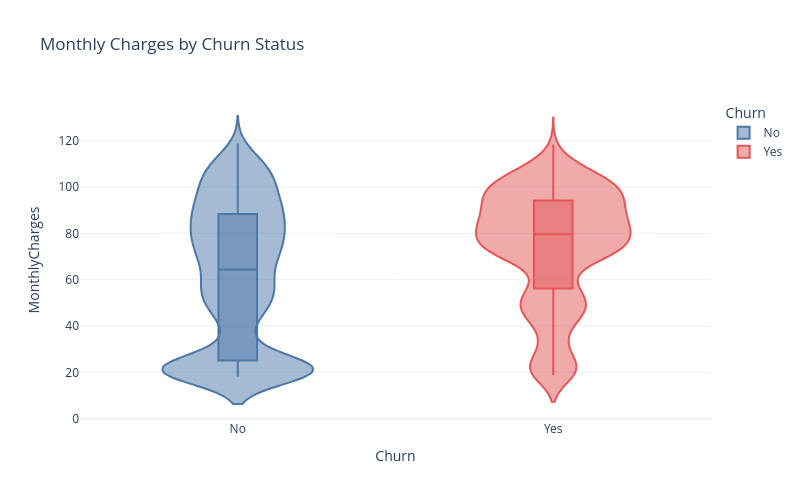

This figure's notebook cell:
### Markdown cell above
### Do monthly charges influence churn?

### Code cell
fig = px.violin(
    df,
    x="Churn",
    y="MonthlyCharges",
    color="Churn",
    box=True,
    title="Monthly Charges by Churn Status",
    color_discrete_sequence=["#4C78A8", "#E45756"]
)

fig.update_layout(
    template="plotly_white",
    width=800,
    height=500
)

fig.show()

### Figure 1 — Plotly figure (JSON) as saved in the notebook; plotly's stock layout.template omitted (floating-point values rounded to 4 significant figures; data arrays with more than 128 entries replaced by an {"elided": "..."} marker saying what was removed)
{"data": [{"alignmentgroup": "True", "box": {"visible": true}, "hovertemplate": "Churn=%{x}<br>MonthlyCharges=%{y}<extra></extra>", "legendgroup": "No", "marker": {"color": "#4C78A8"}, "name": "No", "offsetgroup": "No", "orientation": "v", "scalegroup": "True", "showlegend": true, "type": "violin", "x": {"elided": "5174 str values"}, "x0": " ", "xaxis": "x", "y": {"elided": "5174 float values"}, "y0": " ", "yaxis": "y"}, {"alignmentgroup": "True", "box": {"visible": true}, "hovertemplate": "Churn=%{x}<br>MonthlyCharges=%{y}<extra></extra>", "legendgroup": "Yes", "marker": {"color": "#E45756"}, "name": "Yes", "offsetgroup": "Yes", "orientation": "v", "scalegroup": "True", "showlegend": true, "type": "violin", "x": {"elided": "1869 str values"}, "x0": " ", "xaxis": "x", "y": {"elided": "1869 float values"}, "y0": " ", "yaxis": "y"}], "layout": {"height": 500, "legend": {"title": {"text": "Churn"}, "tracegroupgap": 0}, "title": {"text": "Monthly Charges by Churn Status"}, "violinmode": "overlay", "width": 800, "xaxis": {"anchor": "y", "categoryarray": ["No", "Yes"], "categoryorder": "array", "domain": [0, 1], "title": {"text": "Churn"}}, "yaxis": {"anchor": "x", "domain": [0, 1], "title": {"text": "MonthlyCharges"}}}}
